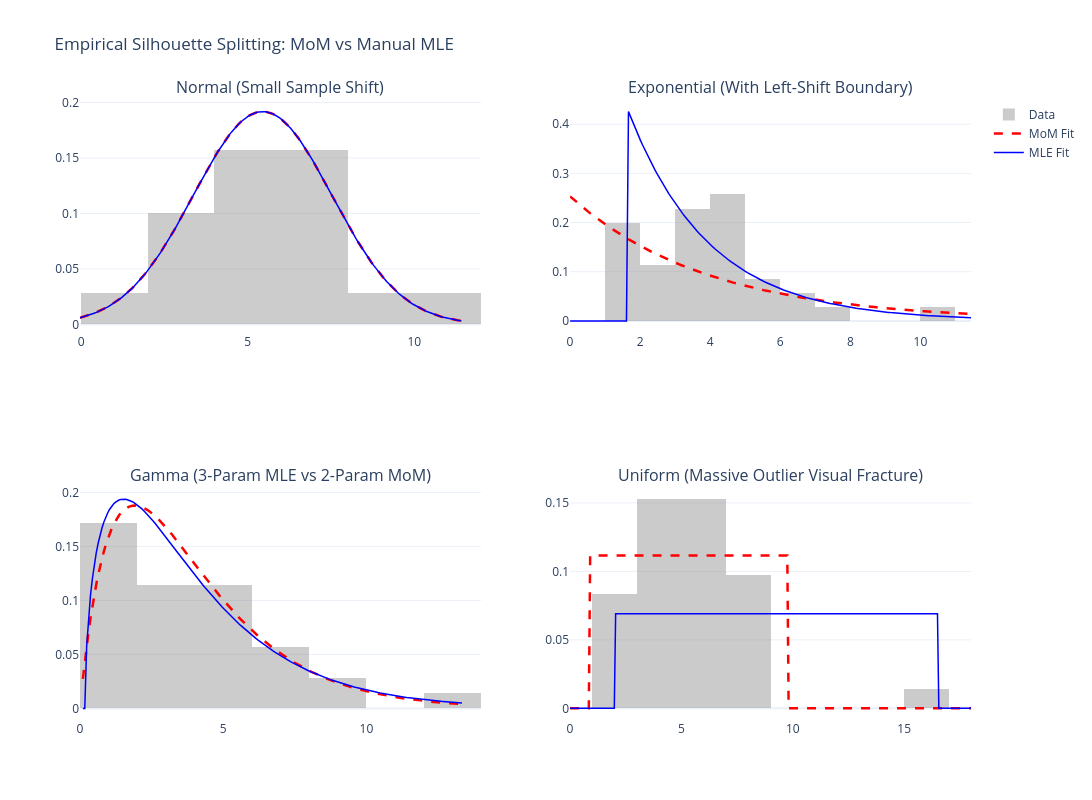

Notebook code cell kept with this figure:
### Markdown cell above
## Method of Moments vs. MLE: Small Samples and Corrupted Data

The two estimators can diverge sharply once samples are small or contain awkward points. With only $N=35$ samples — plus an added left-shift on the Exponential data and a single large outlier in the Uniform data — MoM and MLE produce visibly different fits. This matters most for Gamma (a free MLE location parameter vs. a fixed-location MoM) and Uniform (MLE anchors to the sample min/max, so one outlier drags its whole support).

### Code cell
# Set random seed for reproducible sampling errors
np.random.seed(101)
N = 35

# -------------------------------------------------------------------------
# GLOBAL PLOTLY TRACE GENERATOR
# -------------------------------------------------------------------------
def add_subplot_traces(fig, row, col, data, x_grid, pdf_mom, pdf_mle):
    """Abstracts common Plotly histogram and line rendering to avoid repetition."""
    is_first = (row == 1 and col == 1)
    fig.add_trace(go.Histogram(x=data, histnorm='probability density', marker_color='gray', opacity=0.4, showlegend=is_first, name="Data"), row=row, col=col)
    fig.add_trace(go.Scatter(x=x_grid, y=pdf_mom, line=dict(color='red', width=2.5, dash='dash'), showlegend=is_first, name="MoM Fit"), row=row, col=col)
    fig.add_trace(go.Scatter(x=x_grid, y=pdf_mle, line=dict(color='blue', width=1.5), showlegend=is_first, name="MLE Fit"), row=row, col=col)

# -------------------------------------------------------------------------
# 1. GENERATE EXPERIMENTAL DATASETS
# -------------------------------------------------------------------------
data_normal = np.random.normal(loc=5.0, scale=2.0, size=N)
data_exponential = np.random.exponential(scale=3.0, size=N) + 1.5 # Shifted baseline
data_gamma = np.random.gamma(shape=2.0, scale=2.0, size=N)
data_uniform = np.append(np.random.uniform(low=2.0, high=8.0, size=N), [16.5]) # Massive outlier

fig = make_subplots(
    rows=2, cols=2, 
    subplot_titles=(
        "Normal (Small Sample Shift)", 
        "Exponential (With Left-Shift Boundary)", 
        "Gamma (3-Param MLE vs 2-Param MoM)", 
        "Uniform (Massive Outlier Visual Fracture)"
    )
)

# -------------------------------------------------------------------------
# SUBPLOT 1: NORMAL DISTRIBUTION
# -------------------------------------------------------------------------
d = data_normal
x = np.linspace(min(d)-1, max(d)+1, 200)

mu_mom, std_mom = np.mean(d), np.sqrt(np.var(d))
mu_mle, std_mle = np.mean(d), np.sqrt(np.var(d))

pdf_mom = (1 / (std_mom * np.sqrt(2 * np.pi))) * np.exp(-0.5 * ((x - mu_mom) / std_mom) ** 2)
pdf_mle = (1 / (std_mle * np.sqrt(2 * np.pi))) * np.exp(-0.5 * ((x - mu_mle) / std_mle) ** 2)

add_subplot_traces(fig, 1, 1, d, x, pdf_mom, pdf_mle)

# -------------------------------------------------------------------------
# SUBPLOT 2: EXPONENTIAL DISTRIBUTION
# -------------------------------------------------------------------------
d = data_exponential
x = np.linspace(0, max(d)+1, 200)

scale_mom = np.mean(d)
loc_mle = np.min(d)
scale_mle = np.mean(d) - loc_mle

pdf_mom = np.array([(1 / scale_mom) * np.exp(-xi / scale_mom) if xi >= 0 else 0 for xi in x])
pdf_mle = np.array([(1 / scale_mle) * np.exp(-(xi - loc_mle) / scale_mle) if xi >= loc_mle else 0 for xi in x])

add_subplot_traces(fig, 1, 2, d, x, pdf_mom, pdf_mle)

# -------------------------------------------------------------------------
# SUBPLOT 3: GAMMA DISTRIBUTION
# -------------------------------------------------------------------------
d = data_gamma
x = np.linspace(0.1, max(d)+1, 200)

mean, var = np.mean(d), np.var(d)
alpha_mom = (mean ** 2) / var
beta_mom = var / mean

def gamma_nll(params):
    a, loc, b = params
    if a <= 0 or b <= 0 or np.any(d <= loc): return 1e10
    return -np.sum((a-1)*np.log(d-loc) - (d-loc)/b - a*np.log(b) - np.log(np.float64(math.gamma(a))))

res = minimize(gamma_nll, [2.0, 0.0, 2.0], method='Nelder-Mead')
alpha_mle, loc_mle, beta_mle = res.x

pdf_mom = (x**(alpha_mom-1) * np.exp(-x/beta_mom)) / (beta_mom**alpha_mom * math.gamma(alpha_mom))
pdf_mle = np.array([((xi-loc_mle)**(alpha_mle-1) * np.exp(-(xi-loc_mle)/beta_mle)) / (beta_mle**alpha_mle * math.gamma(alpha_mle)) if xi > loc_mle else 0 for xi in x])

add_subplot_traces(fig, 2, 1, d, x, pdf_mom, pdf_mle)

# -------------------------------------------------------------------------
# SUBPLOT 4: UNIFORM DISTRIBUTION
# -------------------------------------------------------------------------
d = data_uniform
x = np.linspace(0, 18, 300)

mean, var = np.mean(d), np.var(d)
a_mom = mean - np.sqrt(3 * var)
b_mom = mean + np.sqrt(3 * var)

a_mle = np.min(d)
b_mle = np.max(d)

pdf_mom = np.where((x >= a_mom) & (x <= b_mom), 1 / (b_mom - a_mom), 0)
pdf_mle = np.where((x >= a_mle) & (x <= b_mle), 1 / (b_mle - a_mle), 0)

add_subplot_traces(fig, 2, 2, d, x, pdf_mom, pdf_mle)

# -------------------------------------------------------------------------
# GLOBAL INTERFACE LAYOUT CONFIG
# -------------------------------------------------------------------------
fig.update_layout(
    title_text="Empirical Silhouette Splitting: MoM vs Manual MLE",
    template="plotly_white",
    width=1100,
    height=800,
    hovermode="x unified"
)

fig.show()

### Figure 1 — Plotly figure (JSON) as saved in the notebook; plotly's stock layout.template omitted (floating-point values rounded to 4 significant figures; data arrays with more than 128 entries replaced by an {"elided": "..."} marker saying what was removed)
{"data": [{"histnorm": "probability density", "marker": {"color": "gray"}, "name": "Data", "opacity": 0.4, "showlegend": true, "type": "histogram", "x": [10.41, 6.256, 6.816, 6.008, 6.302, 4.361, 3.304, 6.212, 0.9637, 6.48, 6.058, 3.822, 5.377, 3.482, 3.134, 6.91, 5.382, 8.958, 10.21, 6.367, 5.605, 8.387, 1.588, 2.682, 4.73, 5.781, 5.334, 5.369, 6.615, 5.146, 6.278, 5.659, 4.006, 3.492, 3.113], "xaxis": "x", "yaxis": "y"}, {"line": {"color": "red", "dash": "dash", "width": 2.5}, "name": "MoM Fit", "showlegend": true, "type": "scatter", "x": {"elided": "200 float values"}, "xaxis": "x", "y": {"elided": "200 float values"}, "yaxis": "y"}, {"line": {"color": "blue", "width": 1.5}, "name": "MLE Fit", "showlegend": true, "type": "scatter", "x": {"elided": "200 float values"}, "xaxis": "x", "y": {"elided": "200 float values"}, "yaxis": "y"}, {"histnorm": "probability density", "marker": {"color": "gray"}, "name": "Data", "opacity": 0.4, "showlegend": false, "type": "histogram", "x": [5.126, 3.506, 4.925, 3.712, 1.633, 2.261, 4.068, 1.885, 3.58, 1.946, 1.663, 2.089, 3.252, 7.801, 10.44, 3.451, 3.355, 4.542, 2.677, 1.875, 1.657, 4.546, 6.518, 4.828, 4.665, 3.158, 4.707, 2.204, 4.736, 3.763, 5.641, 1.795, 6.105, 4.987, 5.063], "xaxis": "x2", "yaxis": "y2"}, {"line": {"color": "red", "dash": "dash", "width": 2.5}, "name": "MoM Fit", "showlegend": false, "type": "scatter", "x": {"elided": "200 float values"}, "xaxis": "x2", "y": {"elided": "200 float values"}, "yaxis": "y2"}, {"line": {"color": "blue", "width": 1.5}, "name": "MLE Fit", "showlegend": false, "type": "scatter", "x": {"elided": "200 float values"}, "xaxis": "x2", "y": {"elided": "200 float values"}, "yaxis": "y2"}, {"histnorm": "probability density", "marker": {"color": "gray"}, "name": "Data", "opacity": 0.4, "showlegend": false, "type": "histogram", "x": [4.748, 1.353, 1.761, 3.84, 1.777, 6.483, 0.298, 1.295, 7.909, 2.931, 4.752, 1.577, 9.11, 5.367, 2.128, 5.28, 1.5, 0.3938, 1.559, 9.441, 1.203, 3.442, 2.381, 1.657, 4.032, 1.249, 6.248, 6.541, 2.428, 5.09, 5.407, 3.401, 2.139, 12.34, 5.592], "xaxis": "x3", "yaxis": "y3"}, {"line": {"color": "red", "dash": "dash", "width": 2.5}, "name": "MoM Fit", "showlegend": false, "type": "scatter", "x": {"elided": "200 float values"}, "xaxis": "x3", "y": {"elided": "200 float values"}, "yaxis": "y3"}, {"line": {"color": "blue", "width": 1.5}, "name": "MLE Fit", "showlegend": false, "type": "scatter", "x": {"elided": "200 float values"}, "xaxis": "x3", "y": {"elided": "200 float values"}, "yaxis": "y3"}, {"histnorm": "probability density", "marker": {"color": "gray"}, "name": "Data", "opacity": 0.4, "showlegend": false, "type": "histogram", "x": [7.26, 3.816, 5.656, 2.51, 3.915, 6.893, 7.234, 7.344, 6.139, 7.496, 4.443, 2.976, 3.105, 3.343, 2.007, 3.361, 7.586, 6.431, 7.505, 5.621, 4.727, 3.881, 4.286, 5.857, 6.839, 2.783, 6.383, 2.033, 5.904, 4.718, 3.204, 5.787, 2.107, 7.031, 5.153, 16.5], "xaxis": "x4", "yaxis": "y4"}, {"line": {"color": "red", "dash": "dash", "width": 2.5}, "name": "MoM Fit", "showlegend": false, "type": "scatter", "x": {"elided": "300 float values"}, "xaxis": "x4", "y": {"elided": "300 float values"}, "yaxis": "y4"}, {"line": {"color": "blue", "width": 1.5}, "name": "MLE Fit", "showlegend": false, "type": "scatter", "x": {"elided": "300 float values"}, "xaxis": "x4", "y": {"elided": "300 float values"}, "yaxis": "y4"}], "layout": {"annotations": [{"font": {"size": 16}, "showarrow": false, "text": "Normal (Small Sample Shift)", "x": 0.225, "xanchor": "center", "xref": "paper", "y": 1, "yanchor": "bottom", "yref": "paper"}, {"font": {"size": 16}, "showarrow": false, "text": "Exponential (With Left-Shift Boundary)", "x": 0.775, "xanchor": "center", "xref": "paper", "y": 1, "yanchor": "bottom", "yref": "paper"}, {"font": {"size": 16}, "showarrow": false, "text": "Gamma (3-Param MLE vs 2-Param MoM)", "x": 0.225, "xanchor": "center", "xref": "paper", "y": 0.375, "yanchor": "bottom", "yref": "paper"}, {"font": {"size": 16}, "showarrow": false, "text": "Uniform (Massive Outlier Visual Fracture)", "x": 0.775, "xanchor": "center", "xref": "paper", "y": 0.375, "yanchor": "bottom", "yref": "paper"}], "height": 800, "hovermode": "x unified", "title": {"text": "Empirical Silhouette Splitting: MoM vs Manual MLE"}, "width": 1100, "xaxis": {"anchor": "y", "domain": [0, 0.45]}, "xaxis2": {"anchor": "y2", "domain": [0.55, 1]}, "xaxis3": {"anchor": "y3", "domain": [0, 0.45]}, "xaxis4": {"anchor": "y4", "domain": [0.55, 1]}, "yaxis": {"anchor": "x", "domain": [0.625, 1]}, "yaxis2": {"anchor": "x2", "domain": [0.625, 1]}, "yaxis3": {"anchor": "x3", "domain": [0, 0.375]}, "yaxis4": {"anchor": "x4", "domain": [0, 0.375]}}}
